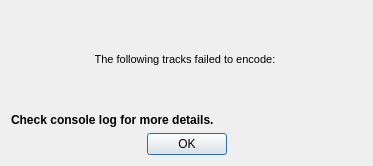
<?xml version="1.0" encoding="UTF-8"?>
<ui version="4.0">
 <class>Dialog</class>
 <widget class="QDialog" name="Dialog">
  <property name="enabled">
   <bool>true</bool>
  </property>
  <property name="geometry">
   <rect>
    <x>0</x>
    <y>0</y>
    <width>373</width>
    <height>166</height>
   </rect>
  </property>
  <property name="windowTitle">
   <string>Errors Encountered</string>
  </property>
  <layout class="QVBoxLayout" name="verticalLayout">
   <item>
    <widget class="QLabel" name="errtxt">
     <property name="sizePolicy">
      <sizepolicy hsizetype="Preferred" vsizetype="Expanding">
       <horstretch>0</horstretch>
       <verstretch>0</verstretch>
      </sizepolicy>
     </property>
     <property name="font">
      <font>
       <family>Segoe UI</family>
       <pointsize>8</pointsize>
      </font>
     </property>
     <property name="text">
      <string>The following tracks failed to encode: </string>
     </property>
     <property name="alignment">
      <set>Qt::AlignCenter</set>
     </property>
     <property name="wordWrap">
      <bool>true</bool>
     </property>
    </widget>
   </item>
   <item>
    <widget class="QLabel" name="label">
     <property name="sizePolicy">
      <sizepolicy hsizetype="Preferred" vsizetype="Minimum">
       <horstretch>0</horstretch>
       <verstretch>0</verstretch>
      </sizepolicy>
     </property>
     <property name="font">
      <font>
       <weight>75</weight>
       <italic>false</italic>
       <bold>true</bold>
      </font>
     </property>
     <property name="text">
      <string>Check console log for more details.</string>
     </property>
    </widget>
   </item>
   <item>
    <widget class="QDialogButtonBox" name="buttonBox">
     <property name="sizePolicy">
      <sizepolicy hsizetype="Expanding" vsizetype="Fixed">
       <horstretch>0</horstretch>
       <verstretch>0</verstretch>
      </sizepolicy>
     </property>
     <property name="standardButtons">
      <set>QDialogButtonBox::Ok</set>
     </property>
     <property name="centerButtons">
      <bool>true</bool>
     </property>
    </widget>
   </item>
  </layout>
 </widget>
 <resources/>
 <connections>
  <connection>
   <sender>buttonBox</sender>
   <signal>accepted()</signal>
   <receiver>Dialog</receiver>
   <slot>accept()</slot>
   <hints>
    <hint type="sourcelabel">
     <x>186</x>
     <y>140</y>
    </hint>
    <hint type="destinationlabel">
     <x>186</x>
     <y>82</y>
    </hint>
   </hints>
  </connection>
 </connections>
</ui>
